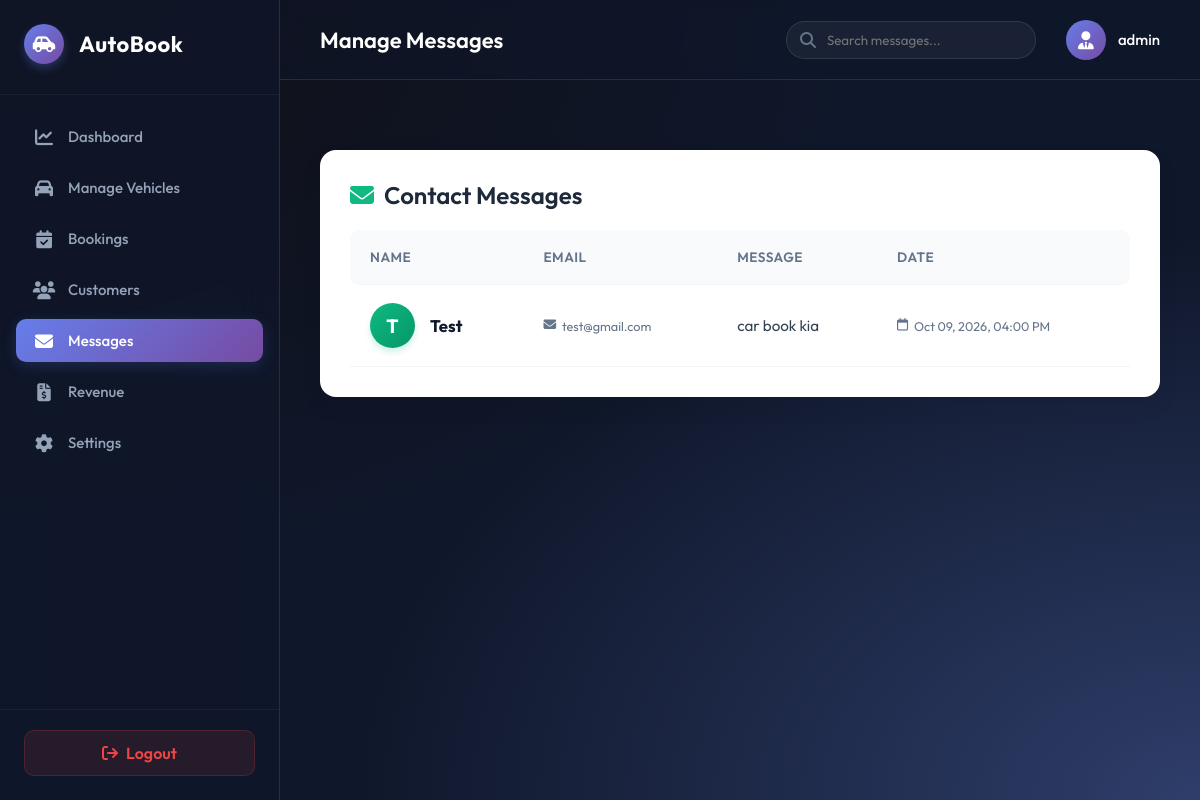
Screenshot of /admin/messages.php (signed in) with the database file from the repository.
### tables this page shows
CREATE TABLE `contact_messages` (
  `id` int(11) NOT NULL,
  `name` varchar(100) NOT NULL,
  `email` varchar(100) NOT NULL,
  `message` text NOT NULL,
  `created_at` timestamp NOT NULL DEFAULT current_timestamp()
);

### admin/messages.php (the view, shortened to what this page needs)
<?php
require_once 'db.php';
$query = "SELECT * FROM contact_messages ORDER BY created_at DESC";
$result = $conn->query($query);
?>
<!DOCTYPE html>
<html lang="en">
<head>
    <link rel="stylesheet" href="https://cdnjs.cloudflare.com/ajax/libs/font-awesome/6.4.0/css/all.min.css">
    <link rel="stylesheet" href="/admin/style.css">
</head>
<body class="dashboard-body">
    <aside class="sidebar">
        <div class="sidebar-header">
            <div class="logo-circle-small">
                <i class="fa-solid fa-car-side"></i>
            </div>
            <h2>AutoBook</h2>
        </div>
        <ul class="sidebar-menu">
            <li><a href="/admin/dashboard.php"><i class="fa-solid fa-chart-line"></i> Dashboard</a></li>
            <li><a href="/admin/vehicles.php"><i class="fa-solid fa-car"></i> Manage Vehicles</a></li>
            <li><a href="/admin/bookings.php"><i class="fa-solid fa-calendar-check"></i> Bookings</a></li>
            <li><a href="/admin/customers.php"><i class="fa-solid fa-users"></i> Customers</a></li>
            <li class="active"><a href="/admin/messages.php"><i class="fa-solid fa-envelope"></i> Messages</a></li>
            <li><a href="/admin/revenue.php"><i class="fa-solid fa-file-invoice-dollar"></i> Revenue</a></li>
            <li><a href="/admin/settings.php"><i class="fa-solid fa-gear"></i> Settings</a></li>
        </ul>
        <div class="sidebar-footer">
            <a href="/admin/logout.php" class="btn-logout-sidebar"><i class="fa-solid fa-arrow-right-from-bracket"></i> Logout</a>
        </div>
    </aside>
    <main class="main-content">
        <header class="top-header">
            <div class="header-left">
                <h1>Manage Messages</h1>
            </div>
            <div class="header-right">
                <div class="search-bar">
                    <i class="fa-solid fa-magnifying-glass"></i>
                    <input type="text" placeholder="Search messages...">
                </div>
                <div class="user-profile" onclick="window.location.href='settings.php';">
                    <div class="avatar"><i class="fa-solid fa-user-tie"></i></div>
                    <span class="user-name"><?php echo htmlspecialchars($_SESSION['admin_username'] ?? 'Admin'); ?></span>
                </div>
            </div>
        </header>
        <div class="content-wrapper">
            <div class="table-container">
                <h2 class="section-title"><i class="fa-solid fa-envelope" style="color: #10b981;"></i> Contact Messages</h2>
                <table>
                    <thead>
                        <tr>
                            <th>Name</th>
                            <th>Email</th>
                            <th>Message</th>
                            <th>Date</th>
                        </tr>
                    </thead>
                    <tbody>
                        <?php if ($result && $result->num_rows > 0): ?>
                            <?php while($row = $result->fetch_assoc()): ?>
                                <tr>
                                    <td>
                                        <div class="customer-info">
                                            <div class="customer-avatar">
                                                <?php echo strtoupper(substr($row['name'], 0, 1)); ?>
                                            </div>
                                            <div class="info-block">
                                                <strong><?php echo htmlspecialchars($row['name']); ?></strong>
                                            </div>
                                        </div>
                                    </td>
                                    <td>
                                        <div class="info-block">
                                            <small><i class="fa-solid fa-envelope"></i> <?php echo htmlspecialchars($row['email']); ?></small>
                                        </div>
                                    </td>
                                    <td>
                                        <?php echo nl2br(htmlspecialchars($row['message'])); ?>
                                    </td>
                                    <td>
                                        <div class="info-block">
                                            <small><i class="fa-regular fa-calendar"></i> <?php echo date('M d, Y, h:i A', strtotime($row['created_at'])); ?></small>
                                        </div>
                                    </td>
                                </tr>
                            <?php endwhile; ?>
                        <?php endif; ?>
                    </tbody>
                </table>
            </div>
        </div>
    </main>
</body>
</html>

### admin/style.css (style rules this page uses)
:root { --primary-gradient: linear-gradient(135deg, #667eea 0%, #764ba2 100%); --bg-color: #0f172a; --text-main: #ffffff; --text-muted: #94a3b8; --glass-bg: rgba(255, 255, 255, 0.05); --glass-border: rgba(255, 255, 255, 0.1); --glass-shadow: 0 8px 32px 0 rgba(0, 0, 0, 0.37); --error-color: #ef4444; }
* { box-sizing: border-box; margin: 0; padding: 0; font-family: 'Outfit', sans-serif; }
body { background-color: var(--bg-color); color: var(--text-main); min-height: 100vh; }
.dashboard-body { display: flex; background: var(--bg-color); background-image: radial-gradient(at 0% 0%, hsla(253,16%,7%,1) 0, transparent 50%), radial-gradient(at 100% 100%, hsla(225,39%,30%,1) 0, transparent 50%); background-attachment: fixed; height: 100vh; overflow: hidden; }
.sidebar { width: 280px; background: rgba(15, 23, 42, 0.8); backdrop-filter: blur(20px); -webkit-backdrop-filter: blur(20px); border-right: 1px solid var(--glass-border); display: flex; flex-direction: column; padding: 24px 0; z-index: 10; }
.sidebar-header { display: flex; align-items: center; padding: 0 24px 30px; border-bottom: 1px solid rgba(255,255,255,0.05); margin-bottom: 20px; }
.logo-circle-small { width: 40px; height: 40px; background: var(--primary-gradient); border-radius: 50%; display: flex; justify-content: center; align-items: center; margin-right: 15px; box-shadow: 0 4px 10px rgba(102, 126, 234, 0.3); }
.logo-circle-small i { font-size: 18px; color: white; }
.sidebar-header h2 { font-size: 22px; font-weight: 700; color: var(--text-main); letter-spacing: 0.5px; }
.sidebar-menu { list-style: none; flex: 1; overflow-y: auto; padding: 0 16px; }
.sidebar-menu li { margin-bottom: 8px; }
.sidebar-menu a { display: flex; align-items: center; padding: 12px 16px; color: var(--text-muted); text-decoration: none; font-size: 15px; font-weight: 500; border-radius: 10px; transition: all 0.3s ease; }
.sidebar-menu a i { width: 24px; font-size: 18px; margin-right: 12px; text-align: center; transition: color 0.3s ease; }
.sidebar-menu li.active a { background: var(--primary-gradient); color: white; box-shadow: 0 4px 15px rgba(102, 126, 234, 0.2); }
.sidebar-footer { padding: 20px 24px 0; border-top: 1px solid rgba(255,255,255,0.05); }
.btn-logout-sidebar { display: flex; align-items: center; justify-content: center; width: 100%; padding: 12px; background: rgba(239, 68, 68, 0.1); color: var(--error-color); text-decoration: none; border-radius: 10px; font-weight: 600; transition: all 0.3s ease; border: 1px solid rgba(239, 68, 68, 0.2); }
.btn-logout-sidebar i { margin-right: 8px; }
.main-content { flex: 1; display: flex; flex-direction: column; overflow: hidden; }
.top-header { height: 80px; display: flex; justify-content: space-between; align-items: center; padding: 0 40px; background: rgba(15, 23, 42, 0.5); backdrop-filter: blur(10px); -webkit-backdrop-filter: blur(10px); border-bottom: 1px solid var(--glass-border); }
.top-header h1 { font-size: 22px; font-weight: 600; }
.header-right { display: flex; align-items: center; gap: 30px; }
.search-bar { position: relative; display: flex; align-items: center; }
.search-bar i { position: absolute; left: 14px; color: #64748b; }
.search-bar input { width: 250px; padding: 10px 15px 10px 40px; background: rgba(255, 255, 255, 0.05); border: 1px solid rgba(255, 255, 255, 0.1); border-radius: 20px; color: white; outline: none; transition: all 0.3s; }
.user-profile { display: flex; align-items: center; gap: 12px; cursor: pointer; }
.avatar { width: 40px; height: 40px; border-radius: 50%; background: var(--primary-gradient); display: flex; justify-content: center; align-items: center; }
.avatar i { color: white; font-size: 18px; }
.user-name { font-weight: 500; font-size: 15px; }
.content-wrapper { flex: 1; padding: 40px; overflow-y: auto; }

### rows the page displays
contact_messages: name "T", name "Test", email "test@gmail.com", message "car book kia", created_at "Oct 09, 2026, 04:00 PM"

### other values shown
$_SESSION['admin_username'] "admin"
